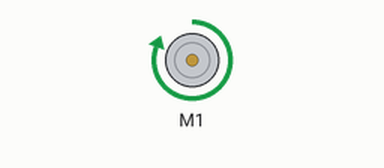
This sketch was run on a simulated Arduino Uno, built with avr-gcc and run on an emulated ATmega328P. Shown: DC motor (green arrow = forward, orange = backward, longer = faster).

Above: at 1.5 s.
At 3.2 s:
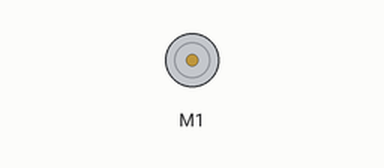
At 5.0 s:
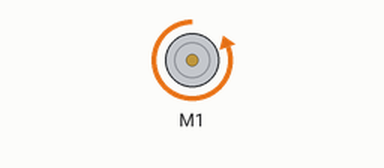
Timing chart, 0 to 9.1 s (numbered marks = the images above):
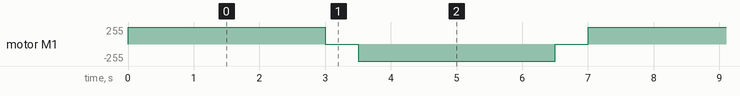

The sketch:

star_kat_2_1.ino
```cpp
#include <AFMotor.h> // Подключаем библиотеку для работы с шилдом
int i;
AF_DCMotor motor1(1);// Подключаем моторы к клеммникам M1

void setup() {
motor1.setSpeed(255);// Задаем максимальную скорость вращения моторов
motor1.run(RELEASE);
}

void loop() {

motor1.run(FORWARD); // Задаем движение вперед
motor1.setSpeed(255); // Задаем скорость движения
delay(3000); //Указываем время движения

motor1.run(RELEASE); // Останавливаем двигатели
delay(500); // Указываем время задержки

motor1.run(BACKWARD);  // Задаем движение назад
motor1.setSpeed(255);  // Задаем скорость движения
delay(3000); // Указываем время движения

motor1.run(RELEASE); // Останавливаем двигатели
delay(500); // Указываем время задержки
}
```

Measured:
- by itself, motor M1: repeats every 7.0 s: stopped 0.50 s, backward 255/255 3.0 s, stopped 0.50 s, forward 255/255 3.0 s
